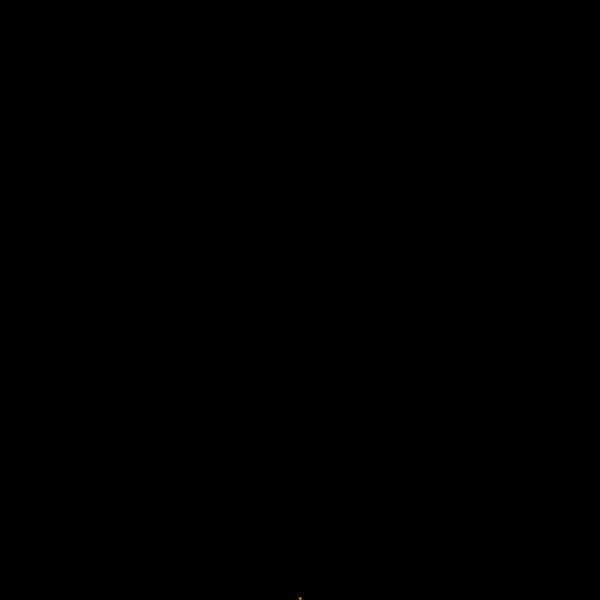
Frame 1 (no input)
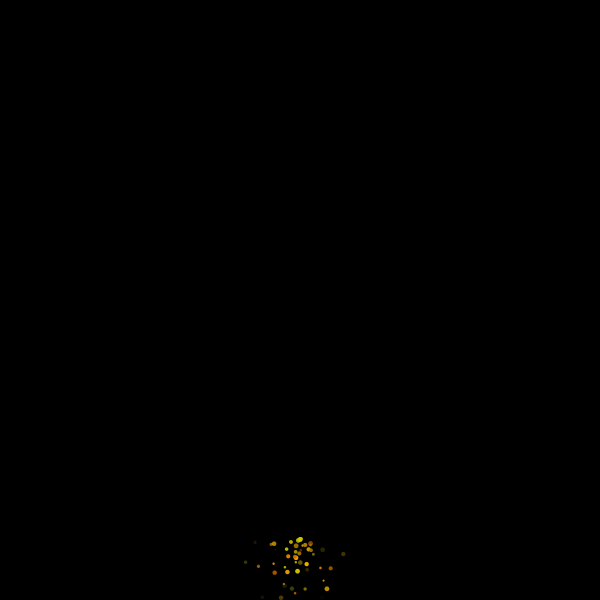
Frame 60 (the mouse pressed at the canvas centre just before this capture)
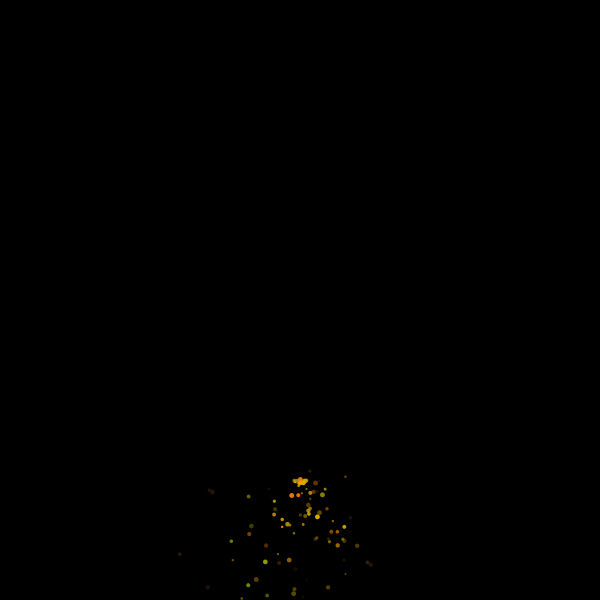
Frame 120 (the mouse held since frame 60 and released just before this capture)

The Processing sketch that drew these frames (run headless with seeded random() and noise(); from frame 60 on, the mouse is pressed at the canvas centre):

// Processing sketch: sketch_240709b
// ── sketch_240709b.pde
class Particle {
  float x;
  float y;
  float vx;
  float vy;
  float life;
  float sz;
  color c;
}

ArrayList<Particle> ps;
float centerX;
float centerY;
float centerSpeedY;

void setup() {
  size(600, 600);
  noStroke();
  ps = new ArrayList<Particle>();

  centerX = width / 2;
  centerY = height;
  centerSpeedY = -1; 
}

void draw() {
  background(0);

  centerY += centerSpeedY;

  if (centerY < 0) {
    centerY = height;
  }

  Particle p = new Particle();
  p.x = centerX;
  p.y = centerY;
  p.vx = random(-1, 1);
  p.vy = random(-1, 1);
  p.life = random(0.5, 1.5);
  p.sz = random(2, 5);
  p.c = color(random(150, 255), random(100, 200), 0); 
  ps.add(p);

  for (int i = 0; i < ps.size(); i++) {
    Particle pi = ps.get(i);

    pi.x += pi.vx;
    pi.y += pi.vy;
    pi.vx += random(-0.05, 0.05);
    pi.vy += random(-0.05, 0.05);

    pi.life -= 0.01;

    float al = map(pi.life, 0, 1, 0, 255);
    fill(red(pi.c), green(pi.c), blue(pi.c), al);

    ellipse(pi.x, pi.y, pi.sz, pi.sz);
  }

  for (int i = ps.size() - 1; i >= 0; i--) {
    if (ps.get(i).life <= 0) {
      ps.remove(i);
    }
  }
}
